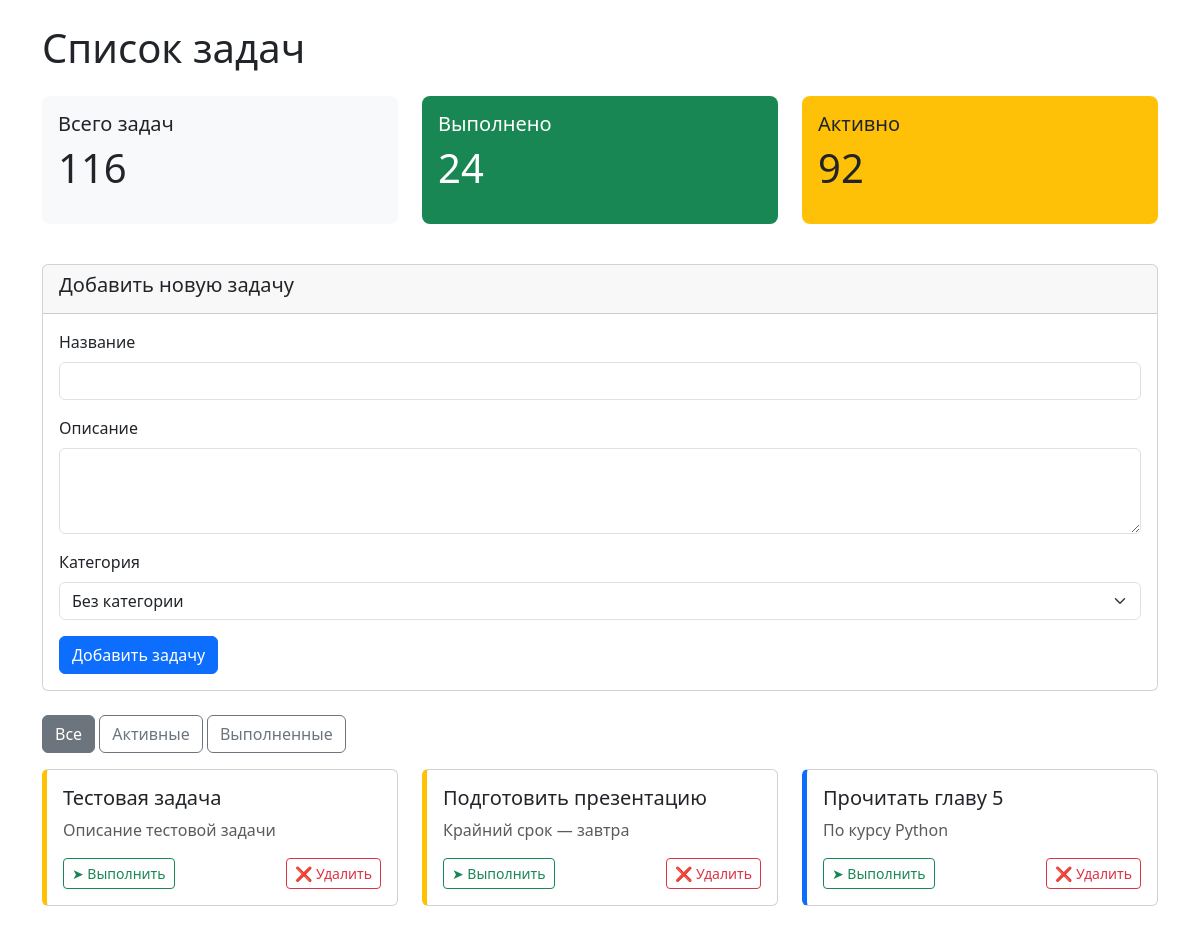
Before: / (upper part) with the older database file.
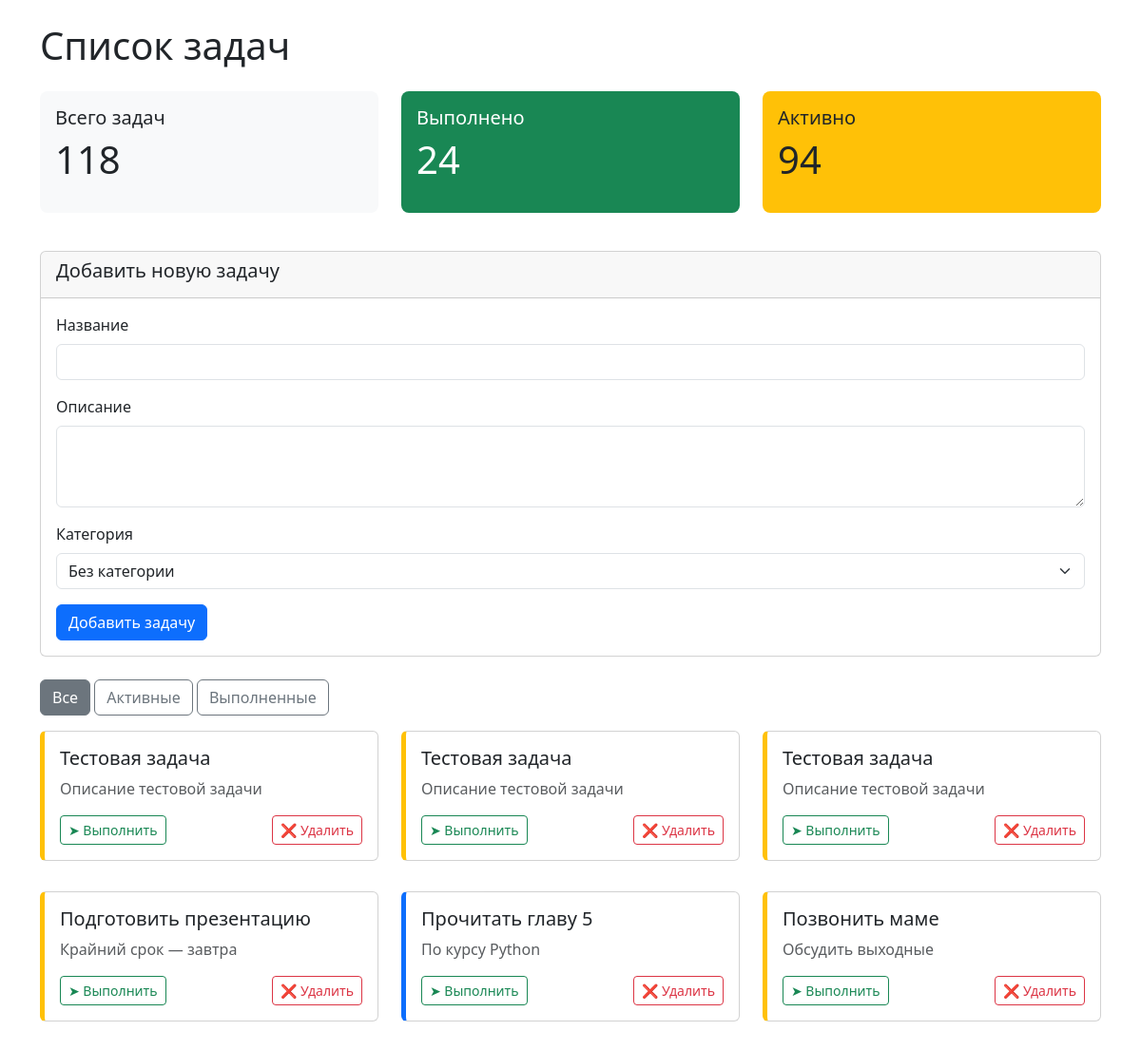
After: the same page with the newer database file.
### tables this page shows
CREATE TABLE tasks (
            id INTEGER PRIMARY KEY AUTOINCREMENT,
            title TEXT NOT NULL,
            description TEXT,
            category_id INTEGER,
            status TEXT DEFAULT 'pending',
            created_at TIMESTAMP DEFAULT CURRENT_TIMESTAMP,
            FOREIGN KEY (category_id) REFERENCES categories (id) ON DELETE SET NULL
        );

### src/backend/app.py (the view, shortened to what this page needs)
@app.route('/')
def index():
    conn = get_db_connection()
    filter_param = request.args.get('filter', 'all')
    categories = conn.execute("SELECT * FROM categories").fetchall()
    if filter_param == 'active':
        tasks = conn.execute("""
            SELECT t.id, t.title, t.description, t.status, t.created_at,
                   c.id as category_id, c.name as category_name
            FROM tasks t
            LEFT JOIN categories c ON t.category_id = c.id
            WHERE t.status != 'completed'
            ORDER BY t.created_at DESC
        """).fetchall()
    else:
        tasks = conn.execute("""
            SELECT t.id, t.title, t.description, t.status, t.created_at,
                   c.id as category_id, c.name as category_name
            FROM tasks t
            LEFT JOIN categories c ON t.category_id = c.id
            ORDER BY t.created_at DESC
        """).fetchall()
    total = len(tasks)
    completed = len([t for t in tasks if t['status'] == 'completed'])
    active = total - completed
    conn.close()
    return render_template(
        'tasks_list.html',
        tasks=tasks,
        categories=categories,
        total_tasks=total,
        completed_tasks=completed,
        active_tasks=active,
        filter=filter_param
    )

### src/backend/app.py (called while the page is built)
def get_db_connection():
    conn = sqlite3.connect(DATABASE_PATH)
    conn.row_factory = sqlite3.Row
    return conn

### src/backend/templates/tasks_list.html (shortened to what this page needs)
{% extends "base.html" %}
{% block header %}Список задач{% endblock %}
{% block content %}
    <div class="row mb-4">
        <div class="col-md-4">
            <div class="stat-box bg-light">
                <h5>Всего задач</h5>
                <p class="display-6">{{ total_tasks }}</p>
            </div>
        </div>
        <div class="col-md-4">
            <div class="stat-box bg-success text-white">
                <h5>Выполнено</h5>
                <p class="display-6">{{ completed_tasks }}</p>
            </div>
        </div>
        <div class="col-md-4">
            <div class="stat-box bg-warning">
                <h5>Активно</h5>
                <p class="display-6">{{ active_tasks }}</p>
            </div>
        </div>
    </div>
    <div class="card mb-4">
        <div class="card-header">
            <h5>Добавить новую задачу</h5>
        </div>
        <div class="card-body">
            <form method="POST" action="/tasks">
                <div class="mb-3">
                    <label for="title" class="form-label">Название</label>
                    <input type="text" class="form-control" id="title" name="title" required>
                </div>
                <div class="mb-3">
                    <label for="description" class="form-label">Описание</label>
                    <textarea class="form-control" id="description" name="description" rows="3"></textarea>
                </div>
                <div class="mb-3">
                    <label for="category_id" class="form-label">Категория</label>
                    <select class="form-select" id="category_id" name="category_id">
                        <option value="">Без категории</option>
                    </select>
                </div>
                <button type="submit" class="btn btn-primary">Добавить задачу</button>
            </form>
        </div>
    </div>
    <div class="mb-3">
        <a href="/" class="btn btn-outline-secondary {% if filter == 'all' %}active{% endif %}">Все</a>
        <a href="/?filter=active" class="btn btn-outline-secondary {% if filter == 'active' %}active{% endif %}">Активные</a>
        <a href="/?filter=completed" class="btn btn-outline-secondary {% if filter == 'completed' %}active{% endif %}">Выполненные</a>
    </div>
    <div class="row">
        {% for task in tasks %}
            <div class="col-md-6 col-lg-4 mb-3">
                <div class="card task-card status-{{ task.status }}">
                    <div class="card-body">
                        <h5 class="card-title">{{ task.title }}</h5>
                        {% if task.description %}
                            <p class="card-text text-muted">{{ task.description }}</p>
                        {% endif %}
                        <div class="mt-3 d-flex justify-content-between">
                            <form method="POST" action="/tasks/{{ task.id }}/toggle" style="display:inline;">
                                <button type="submit" class="btn btn-sm {% if task.status == 'completed' %}btn-success{% else %}btn-outline-success{% endif %}">
                                    {% if task.status == 'completed' %}✓ Выполнено{% else %}➤ Выполнить{% endif %}
                                </button>
                            </form>
                            <form method="POST" action="/tasks/{{ task.id }}/delete" style="display:inline;">
                                <button type="submit" class="btn btn-sm btn-outline-danger" onclick="return confirm('Удалить задачу?')">
                                    ❌ Удалить
                                </button>
                            </form>
                        </div>
                    </div>
                </div>
            </div>
        {% endfor %}
    </div>
{% endblock %}

Changed rows visible on the page:
added tasks: title "Тестовая задача", description "Описание тестовой задачи", status "➤ Выполнить"
added tasks: title "Тестовая задача", description "Описание тестовой задачи", status "➤ Выполнить"
now on this page (row unchanged): tasks: title "Позвонить маме", description "Обсудить выходные", status "➤ Выполнить"
Other visible differences:
{{ total_tasks }}: "116" → "118"
{{ active_tasks }}: "92" → "94"
